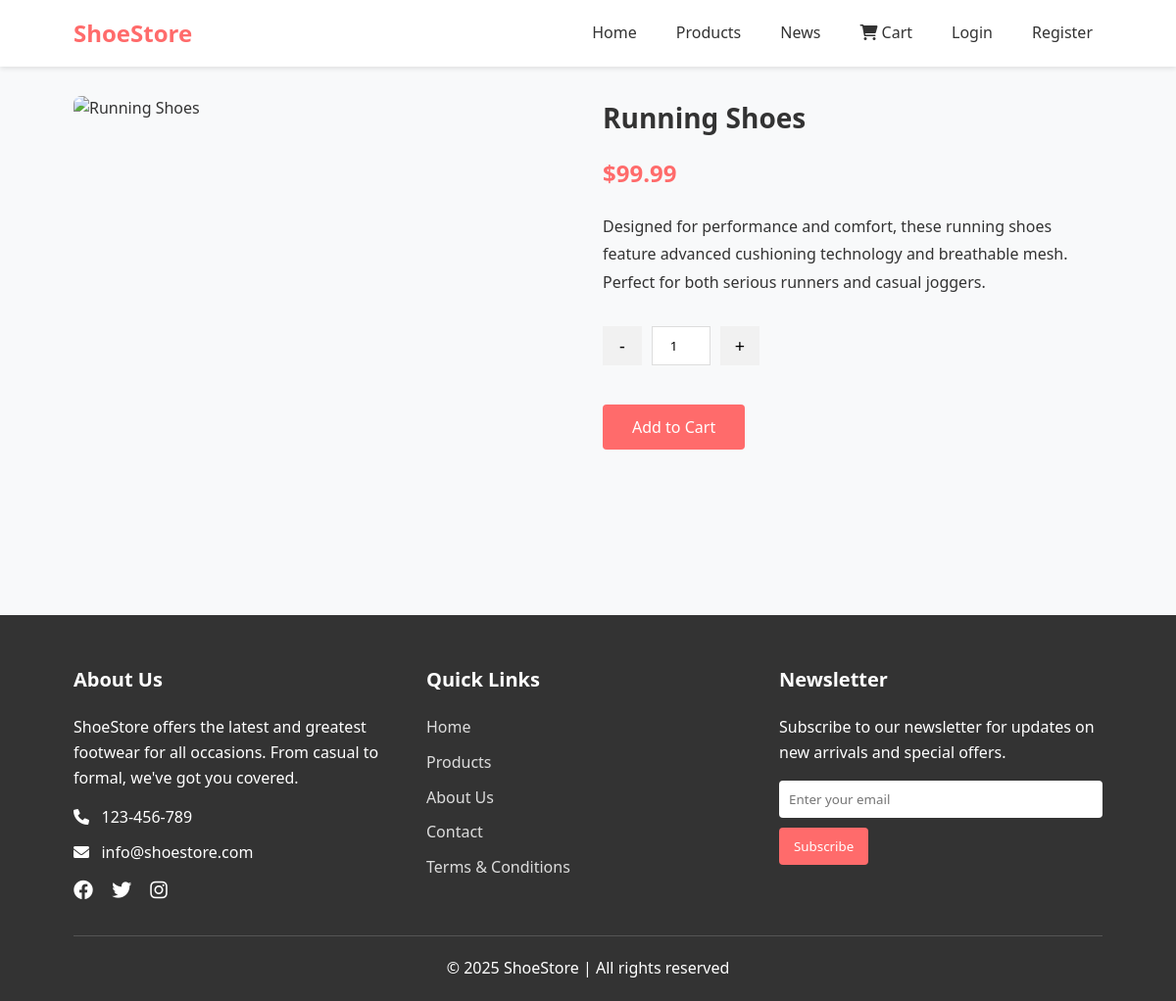
Page /index.php?controller=promotionalProducts&action=detail&id=2 on the earlier database version.
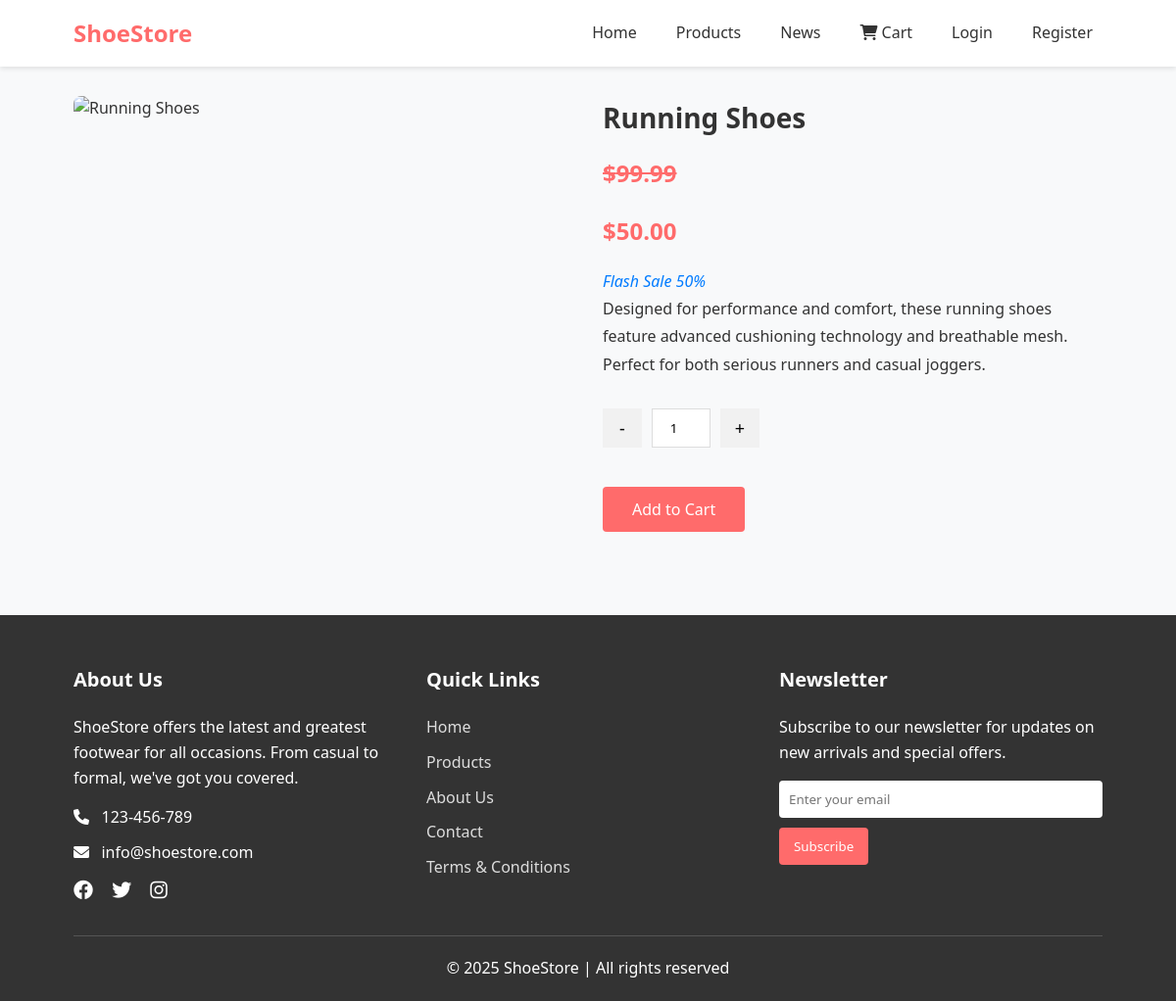
Same page on the later database version.
### tables this page shows
CREATE TABLE `promotions` (
  `promotion_id` int(11) NOT NULL,
  `promotion_type` varchar(50) NOT NULL,
  `promotion_name` varchar(100) NOT NULL,
  `discount_percentage` decimal(5,2) DEFAULT NULL,
  `fixed_price` decimal(10,2) DEFAULT NULL,
  `buy_quantity` int(11) DEFAULT NULL,
  `get_quantity` int(11) DEFAULT NULL,
  `start_date` datetime NOT NULL,
  `end_date` datetime NOT NULL
);

### controllers/PromotionalProductsController.php (called while the page is built, shortened)
<?php
require_once 'models/PromotionalProductModel.php';
class PromotionalProductsController {
    private $productModel;
    public function __construct() {
        try {
            $this->productModel = new PromotionalProductModel();
        } catch (Exception $e) {
            error_log("Lỗi khởi tạo PromotionalProductModel: " . $e->getMessage(), 3, 'logs/errors.log');
            exit;
        }
    }
    public function detail() {
        $id = intval($_GET['id']);
        try {
            $product = $this->productModel->getProductById($id);
        } catch (Exception $e) {
            echo "Lỗi khi lấy thông tin sản phẩm: " . $e->getMessage() . "<br>";
            error_log("Lỗi lấy thông tin sản phẩm: " . $e->getMessage(), 3, 'logs/errors.log');
            exit;
        }
        require_once 'views/components/header.php';
        require_once 'views/pages/promotional-product-detail.php';
    }
}

### index.php (called while the page is built, shortened)
<?php
spl_autoload_register(function ($class_name) {
    $controllerPath = 'controllers/' . $class_name . '.php';
    $modelPath = 'models/' . $class_name . '.php';
});
$action = isset($_GET['action']) ? preg_replace('/[^a-zA-Z0-9]/', '', $_GET['action']) : 'index';
$controllerInstance = new $controllerClass();
$controllerInstance->$action();

### models/Database.php (called while the page is built)
<?php
class Database {
    private $host = 'localhost';
    private $db_name = 'shoes';
    private $username = 'root';
    private $password = '123456789';
    private $pdo;
    public function __construct() {
        try {
            $this->pdo = new PDO(
                "mysql:host=$this->host;dbname=$this->db_name;charset=utf8mb4",
                $this->username,
                $this->password
            );
            $this->pdo->setAttribute(PDO::ATTR_ERRMODE, PDO::ERRMODE_EXCEPTION);
        } catch (PDOException $e) {
            die("Connection failed: " . $e->getMessage());
        }
    }
    public function getConnection() {
        return $this->pdo;
    }
}

### models/PromotionalProductModel.php (called while the page is built, shortened)
<?php
require_once 'models/ProductModel.php';
class PromotionalProductModel {
    private $productModel;
    private $db;
    public function __construct() {
        $this->productModel = new ProductModel();
        $database = new Database();
        $this->db = $database->getConnection();
    }
    public function getProductById($id) {
        $product = $this->productModel->getProductById($id);
        if ($product) {
            $product['promotion'] = $this->getPromotionForProduct($id);
            $product['final_price'] = $this->calculateDiscountedPrice($product, $product['promotion']);
        }
        return $product;
    }
    private function getPromotionForProduct($product_id) {
        $current_date = date('Y-m-d H:i:s');
        $query = "SELECT p.*
                  FROM promotions p
                  JOIN promotion_shoes ps ON p.promotion_id = ps.promotion_id
                  WHERE ps.shoe_id = :shoe_id
                  AND p.start_date <= :current_date
                  AND p.end_date >= :current_date";
        $stmt = $this->db->prepare($query);
        $stmt->bindValue(':shoe_id', (int)$product_id, PDO::PARAM_INT);
        $stmt->bindValue(':current_date', $current_date, PDO::PARAM_STR);
        $stmt->execute();
        return $stmt->fetch(PDO::FETCH_ASSOC);
    }
    private function calculateDiscountedPrice($product, $promotion) {
        if (!empty($promotion)) {
            if ($promotion['discount_percentage']) {
                return $product['price'] * (1 - $promotion['discount_percentage'] / 100);
            } elseif ($promotion['fixed_price']) {
                return $promotion['fixed_price'];
            }
        }
        return $product['price'];
    }
}

### models/ProductModel.php (called while the page is built, shortened)
<?php
class ProductModel {
    public function getProductById($id) {
        return isset($this->products[$id]) ? $this->products[$id] : null;
    }
}

### views/pages/promotional-product-detail.php (the view, shortened to what the changed rows need)
<div class="product-detail">
    <div class="product-detail-info">
        <h1><?php echo htmlspecialchars($product['name']); ?></h1>
        <?php if (!empty($product['promotion'])): ?>
            <div class="price" style="text-decoration: line-through;">
                $<?php echo number_format($product['price'], 2); ?>
            </div>
            <?php if ($product['promotion']['discount_percentage']): ?>
                <div class="price discount-price">
                    $<?php echo number_format($product['final_price'], 2); ?>
                </div>
                <div class="promotion-info">
                    <?php echo htmlspecialchars($product['promotion']['promotion_name']); ?>
                </div>
            <?php endif; ?>
        <?php else: ?>
            <div class="price">
                $<?php echo number_format($product['price'], 2); ?>
            </div>
        <?php endif; ?>
        <div class="description"><?php echo htmlspecialchars($product['description']); ?></div>
        <form method="post" action="">
            <div class="quantity-selector">
            </div>
            <button type="submit" name="add_to_cart" class="btn">Add to Cart</button>
        </form>
    </div>
</div>
<?php require_once 'views/components/footer.php'; ?>

Differences in the rows shown:
added promotions: promotion_name "Flash Sale 50%"
Other differences:
$product['price']: (not shown) → "99.99"
$product['final_price']: (not shown) → "50.00"
$product['price']: "99.99" → (not shown)
